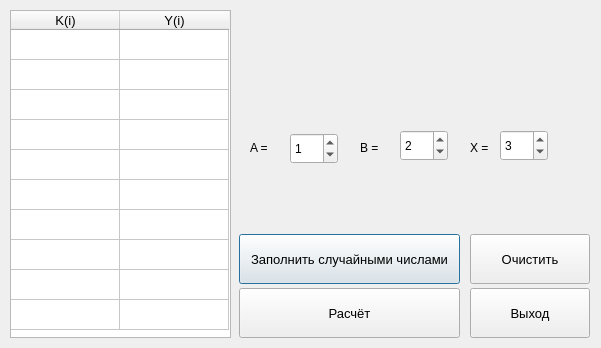
<?xml version="1.0" encoding="UTF-8"?>
<ui version="4.0">
 <class>Dialog</class>
 <widget class="QDialog" name="Dialog">
  <property name="geometry">
   <rect>
    <x>0</x>
    <y>0</y>
    <width>601</width>
    <height>348</height>
   </rect>
  </property>
  <property name="minimumSize">
   <size>
    <width>0</width>
    <height>0</height>
   </size>
  </property>
  <property name="maximumSize">
   <size>
    <width>666</width>
    <height>435</height>
   </size>
  </property>
  <property name="windowTitle">
   <string>Dialog</string>
  </property>
  <widget class="QTableWidget" name="tableWidget">
   <property name="geometry">
    <rect>
     <x>10</x>
     <y>10</y>
     <width>221</width>
     <height>328</height>
    </rect>
   </property>
   <property name="font">
    <font>
     <pointsize>10</pointsize>
    </font>
   </property>
   <attribute name="horizontalHeaderDefaultSectionSize">
    <number>109</number>
   </attribute>
   <attribute name="verticalHeaderVisible">
    <bool>false</bool>
   </attribute>
   <row>
    <property name="text">
     <string/>
    </property>
   </row>
   <row>
    <property name="text">
     <string/>
    </property>
   </row>
   <row>
    <property name="text">
     <string/>
    </property>
   </row>
   <row>
    <property name="text">
     <string/>
    </property>
   </row>
   <row>
    <property name="text">
     <string/>
    </property>
   </row>
   <row>
    <property name="text">
     <string/>
    </property>
   </row>
   <row>
    <property name="text">
     <string/>
    </property>
   </row>
   <row>
    <property name="text">
     <string/>
    </property>
   </row>
   <row>
    <property name="text">
     <string/>
    </property>
   </row>
   <row>
    <property name="text">
     <string/>
    </property>
   </row>
   <column>
    <property name="text">
     <string>K(i)</string>
    </property>
   </column>
   <column>
    <property name="text">
     <string>Y(i)</string>
    </property>
   </column>
  </widget>
  <widget class="QPushButton" name="btn_random_number">
   <property name="geometry">
    <rect>
     <x>239</x>
     <y>234</y>
     <width>221</width>
     <height>50</height>
    </rect>
   </property>
   <property name="font">
    <font>
     <family>Segoe UI</family>
     <pointsize>10</pointsize>
    </font>
   </property>
   <property name="text">
    <string>Заполнить случайными числами</string>
   </property>
  </widget>
  <widget class="QPushButton" name="btn_solve">
   <property name="geometry">
    <rect>
     <x>239</x>
     <y>288</y>
     <width>221</width>
     <height>50</height>
    </rect>
   </property>
   <property name="font">
    <font>
     <family>Segoe UI</family>
     <pointsize>10</pointsize>
    </font>
   </property>
   <property name="text">
    <string>Расчёт</string>
   </property>
  </widget>
  <widget class="QPushButton" name="btn_clear">
   <property name="geometry">
    <rect>
     <x>470</x>
     <y>234</y>
     <width>120</width>
     <height>50</height>
    </rect>
   </property>
   <property name="font">
    <font>
     <family>Segoe UI</family>
     <pointsize>10</pointsize>
    </font>
   </property>
   <property name="text">
    <string>Очистить</string>
   </property>
  </widget>
  <widget class="QPushButton" name="btn_exit">
   <property name="geometry">
    <rect>
     <x>470</x>
     <y>288</y>
     <width>120</width>
     <height>50</height>
    </rect>
   </property>
   <property name="font">
    <font>
     <family>Segoe UI</family>
     <pointsize>10</pointsize>
    </font>
   </property>
   <property name="text">
    <string>Выход</string>
   </property>
  </widget>
  <widget class="QLabel" name="label_img">
   <property name="geometry">
    <rect>
     <x>240</x>
     <y>30</y>
     <width>351</width>
     <height>61</height>
    </rect>
   </property>
   <property name="text">
    <string/>
   </property>
  </widget>
  <widget class="QLabel" name="label_error">
   <property name="geometry">
    <rect>
     <x>250</x>
     <y>180</y>
     <width>261</width>
     <height>31</height>
    </rect>
   </property>
   <property name="font">
    <font>
     <family>Segoe UI</family>
     <pointsize>13</pointsize>
    </font>
   </property>
   <property name="styleSheet">
    <string notr="true">color: rgb(170, 0, 0);</string>
   </property>
   <property name="text">
    <string/>
   </property>
  </widget>
  <widget class="QSpinBox" name="input_a">
   <property name="geometry">
    <rect>
     <x>290</x>
     <y>133</y>
     <width>48</width>
     <height>31</height>
    </rect>
   </property>
   <property name="minimum">
    <number>-2147483647</number>
   </property>
   <property name="maximum">
    <number>2147483647</number>
   </property>
   <property name="value">
    <number>1</number>
   </property>
  </widget>
  <widget class="QSpinBox" name="input_b">
   <property name="geometry">
    <rect>
     <x>400</x>
     <y>130</y>
     <width>48</width>
     <height>31</height>
    </rect>
   </property>
   <property name="minimum">
    <number>-2147483647</number>
   </property>
   <property name="maximum">
    <number>2147483647</number>
   </property>
   <property name="value">
    <number>2</number>
   </property>
  </widget>
  <widget class="QLabel" name="label">
   <property name="geometry">
    <rect>
     <x>250</x>
     <y>140</y>
     <width>60</width>
     <height>16</height>
    </rect>
   </property>
   <property name="text">
    <string>A =</string>
   </property>
  </widget>
  <widget class="QLabel" name="label_2">
   <property name="geometry">
    <rect>
     <x>360</x>
     <y>140</y>
     <width>60</width>
     <height>16</height>
    </rect>
   </property>
   <property name="text">
    <string>B =</string>
   </property>
  </widget>
  <widget class="QLabel" name="label_3">
   <property name="geometry">
    <rect>
     <x>470</x>
     <y>140</y>
     <width>60</width>
     <height>16</height>
    </rect>
   </property>
   <property name="text">
    <string>X =</string>
   </property>
  </widget>
  <widget class="QSpinBox" name="input_x">
   <property name="geometry">
    <rect>
     <x>500</x>
     <y>130</y>
     <width>48</width>
     <height>31</height>
    </rect>
   </property>
   <property name="minimum">
    <number>-2147483647</number>
   </property>
   <property name="maximum">
    <number>2147483647</number>
   </property>
   <property name="value">
    <number>3</number>
   </property>
  </widget>
 </widget>
 <resources/>
 <connections/>
</ui>
